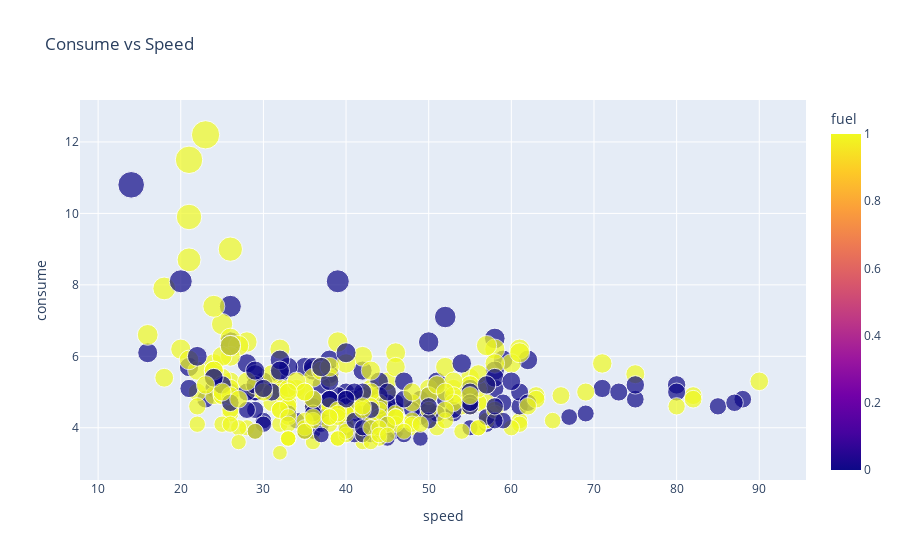

Here is the notebook cell this chart was saved with:
### Code cell
px.scatter(measures,x='speed',y='consume',color='fuel',size='consume',title='Consume vs Speed')

### Figure 1 — Plotly figure (JSON) as saved in the notebook; plotly's stock layout.template omitted (floating-point values rounded to 4 significant figures; data arrays with more than 128 entries replaced by an {"elided": "..."} marker saying what was removed)
{"data": [{"hovertemplate": "speed=%{x}<br>consume=%{marker.size}<br>fuel=%{marker.color}<extra></extra>", "legendgroup": "", "marker": {"color": {"elided": "376 int values"}, "coloraxis": "coloraxis", "size": {"elided": "376 float values"}, "sizemode": "area", "sizeref": 0.0305, "symbol": "circle"}, "mode": "markers", "name": "", "orientation": "v", "showlegend": false, "type": "scatter", "x": {"elided": "376 int values"}, "xaxis": "x", "y": {"elided": "376 float values"}, "yaxis": "y"}], "layout": {"coloraxis": {"colorbar": {"title": {"text": "fuel"}}, "colorscale": [[0, "#0d0887"], [0.1111, "#46039f"], [0.2222, "#7201a8"], [0.3333, "#9c179e"], [0.4444, "#bd3786"], [0.5556, "#d8576b"], [0.6667, "#ed7953"], [0.7778, "#fb9f3a"], [0.8889, "#fdca26"], [1, "#f0f921"]]}, "legend": {"itemsizing": "constant", "tracegroupgap": 0}, "title": {"text": "Consume vs Speed"}, "xaxis": {"anchor": "y", "domain": [0, 1], "title": {"text": "speed"}}, "yaxis": {"anchor": "x", "domain": [0, 1], "title": {"text": "consume"}}}}
